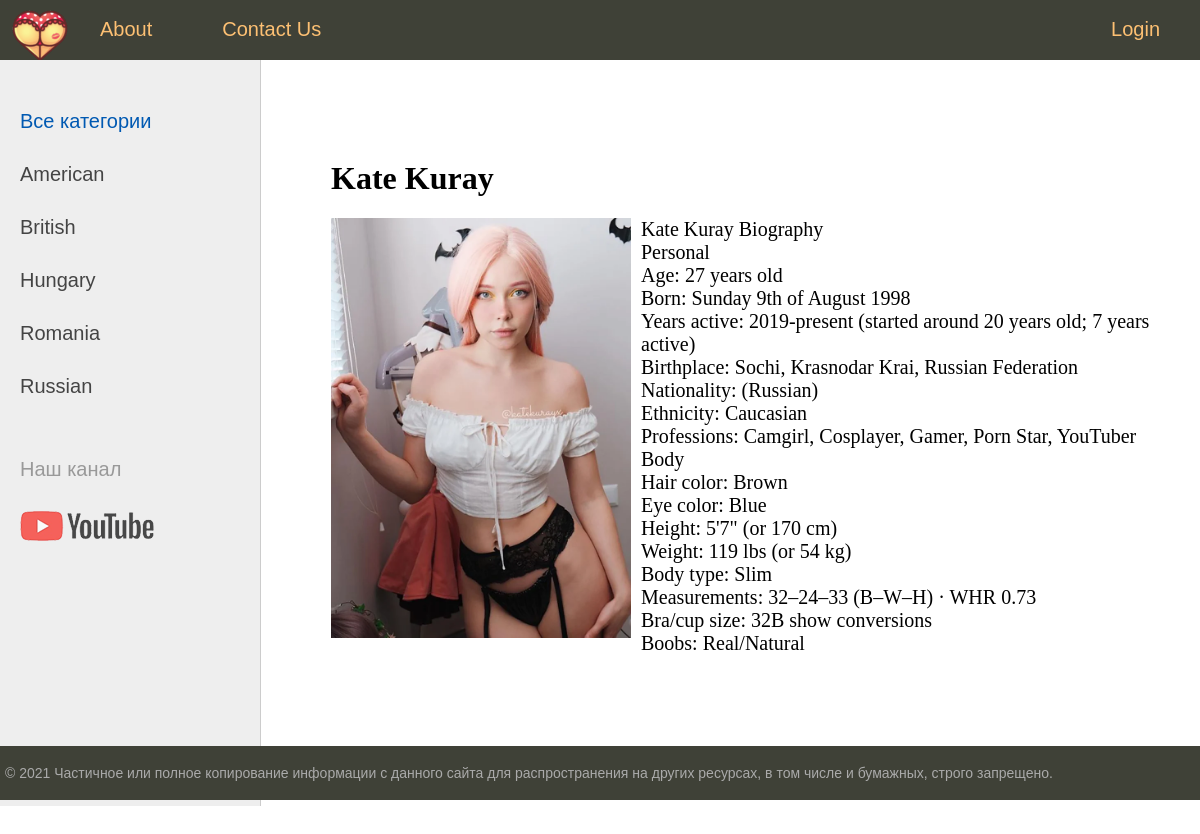
The page /post/kate-kuray/ on the database its author committed.
### women/models.py (models this page shows, shortened)
class Category(models.Model):
    name=models.CharField(max_length=100,db_index=True,verbose_name='Ady')
    slug=models.SlugField(max_length=255,unique=True,db_index=True,verbose_name='URL')
    def get_absolute_url(self):
        return reverse('category',kwargs={'cat_slug':self.slug})
    class Meta:
        verbose_name='Kategoriya'
        verbose_name_plural='Kategoriyalar'
        ordering=['id']

class Women(models.Model):
    title=models.CharField(max_length=255,verbose_name='Ady')
    slug=models.SlugField(max_length=255,unique=True,db_index=True,verbose_name='URL')
    content=models.TextField(blank=True,verbose_name='Tekst')
    photo=models.ImageField(upload_to="photos/%Y/%m/%d",verbose_name='Surat')
    time_create=models.DateTimeField(auto_now_add=True,verbose_name='Doran wagty')
    time_update=models.DateTimeField(auto_now=True,verbose_name='Uytgan wagty')
    is_published=models.BooleanField(default=True,verbose_name='Publikasiya')
    cat=models.ForeignKey('Category',on_delete=models.PROTECT,verbose_name='Kategoriya')
    def __str__(self):
        return self.title
    class Meta:
        verbose_name='Pornstar'
        verbose_name_plural='PornStars'
        ordering=['-time_create','title']

### women/views.py (the view)
# urls.py: path('post/<slug:post_slug>/',ShowPost.as_view(),name='post'),
class ShowPost(DataMixin,DetailView):
    model=Women
    template_name='women/post.html'
    slug_url_kwarg='post_slug'
    context_object_name='post'
    def get_context_data(self,*,object_list=None,**kwargs):
        context=super().get_context_data(**kwargs)
        c_def=self.get_user_context(title=context['post'])
        return dict(list(context.items())+list(c_def.items()))

### women/templatetags/women_tags.py (called while the page is built)
@register.inclusion_tag('women/list_categories.html')
def show_categories(sort=None, cat_selected=0):
    if sort:
        cats=Category.objects.order_by(sort)
    else:
        cats=Category.objects.all()
    return {'cats':cats,'cat_selected':cat_selected}

### women/utils.py (called while the page is built)
    def get_user_context(self,**kwargs):
        context=kwargs
        cats=Category.objects.annotate(Count('women'))
        user_menu=menu.copy()
        if not self.request.user.is_authenticated:
            user_menu.pop(1)
        context['menu']=user_menu
        context['cats']=cats
        if 'cat_selected'not in context:
            context['cat_selected']=0
        return context

### women/templates/women/post.html
{%extends 'women/base.html'%}
{%block content%}
<h1>{{post.title}}</h1>
{%if post.photo%}
<p><img class="img-article-left" src="{{post.photo.url}}" alt="{{post.title}}"></p>
{%endif%}
{{post.content|linebreaks}}
{%endblock%}

### women/templates/women/base.html (shortened to what this page needs)
{% load static %}
{% load women_tags%}
<!DOCTYPE html>
<html>
<head>
	<link type="text/css" href="{% static 'women/css/styles.css' %}" rel="stylesheet" />
</head>
<body>
<table class="table-page" border=0 cellpadding="0" cellspacing="0">
<tr><td valign=top>
{% block mainmenu %}
		<div class="header">
			<ul id="mainmenu" class="mainmenu">
			<li class="logo"><a href="{% url 'home' %}"><div class="logo"></div></a></li>
{% for m in menu %}
	{% if not forloop.last %}
			<li><a href="{% url m.url_name %}">{{m.title}}</a></li>
	{% else %}
			<li class="last"><a href="{% url m.url_name %}">{{m.title}}</a></li>
	{% endif %}
{% endfor %}
			</ul>
		</div>
{% endblock mainmenu %}
<table class="table-content" border=0 cellpadding="0" cellspacing="0">
<tr>
	<td valign="top" class="left-chapters">
	<ul id="leftchapters">
{% if cat_selected == 0 %}
		<li class="selected">Все категории</li>
{% else %}
		<li><a href="{% url 'home' %}">Все категории</a></li>
{% endif %}
{% for c in cats %}
{% if c.women__count > 0 %}
	{% if c.pk == cat_selected %}
		<li class="selected">{{c.name}}</li>
	{% else %}
		<li><a href="{{ c.get_absolute_url }}">{{c.name}}</a></li>
	{% endif %}
{% endif %}
{% endfor %}
		<li class="share">
		<p>Наш канал</p>
		<a class="share-yt" href="https://www.youtube.com/channel/UClJzWfGWuGJL2t-3dYKcHTA/playlists" target="_blank" rel="nofollow"></a>
		</li>
	</ul>
</td>
<td valign="top" class="content">
	<div class="content-text">
{% block content %}
{% endblock %}
	</div>
</td></tr></table>
</td></tr>
<tr><td valign=top>
	<div id="footer">
		<p>&copy; 2021 Частичное или полное копирование информации с данного сайта для распространения на других ресурсах, в том числе и бумажных, строго запрещено.</p>
	</div>
</td></tr></table>
</body>
</html>

### women/static/women/css/styles.css (style rules this page uses)
html, body { font-family: 'Arial'; margin: 0; padding: 0; height: 100%; width: 100%; color: #444; }
a { color: #0059b2; text-decoration: none; }
img { max-width: 600px; height: auto; }
img.img-article-left { max-width: 300px; height: auto; float: left; padding: 0 10px 10px 0; }
.table-page { width: 100%; height: 100%; vertical-align: top; }
.table-page tr { height: 100%; }
.header { background: #3F4137; height: 60px; }
.logo { background: url('../images/logo.png') no-repeat 10px 5px; width: 70px; height: 60px; }
ul.mainmenu { list-style: none; margin: 0; padding: 0; height: 60px; color: #fdc073; font-size: 20px; overflow: hidden; }
ul.mainmenu li { float: left; margin: 18px 40px 0 30px; }
ul.mainmenu li.logo { margin: 0; }
ul.mainmenu li.last { float: right; }
ul.mainmenu li a { color: #fdc073; text-decoration: none; }
.table-content { width: 100%; min-height: 100%; height: 100%; }
.left-chapters { margin: 0; background: #eee; border-right: 1px solid #ccc; min-height: 100%; }
.left-chapters ul { width: 230px; min-height: 100%; margin: 0; padding: 20px 10px 10px 20px; list-style: none; font-size: 20px; }
.left-chapters ul li { margin: 30px 0 0 0; color: #999; }
.left-chapters ul li.selected { color: #0059b2; }
.left-chapters ul li a { color: #444; text-decoration: none; }
.left-chapters ul li.share { margin: 60px 0 0 0; }
.left-chapters ul li.share p { margin: 30px 0 30px 0; }
.left-chapters ul li.share a { display: inline-block; width: 40px; height: 40px; margin: 0 20px 0 0; }
.left-chapters ul li.share a.share-yt { width: 100%; height: 30px; background: url('../images/share_yt.png') no-repeat 0 0 }
.content { padding: 40px 20px 20px 40px; width: 100%; box-sizing: border-box; }
.content-text { margin: 60px 0 0 30px; color: #000; font-size: 20px; font-family: Yandex Sans Display Light; }
.content-text h1 { font-size: 32px; }
#footer { box-sizing: border-box; background: #3F4137; padding: 5px; color: #aaa; font-size: 14px; font-family: Verdana, Geneva, Arial, Helvetica; text-align: left; overflow: hidden; }

### rows shown on the page
Category: name "American"
Category: name "British"
Category: name "Hungary"
Category: name "Romania"
Category: name "Russian"
Women: title "Kate Kuray", photo (picture), content "Kate Kuray Biography Personal Age: 27 years old Born: Sunday 9th of August 1998 Years active: 2019-present (started around 20 years old; 7 years active) Birthplace: Sochi, Krasnodar Krai, Russian Federation Nationality: (Russian) Ethnicity: Caucasian Professions: Camgirl, Cosplayer, Gamer, Porn Star, YouTuber Body Hair color: Brown Eye color: Blue Height: 5'7\" (or 170 cm) Weight: 119 lbs (or 54 kg) Body type: Slim Measurements: 32–24–33 (B–W–H) · WHR 0.73 Bra/cup size: 32B show conversions Boobs: Real/Natural"

### other values the page prints
{{ m.title }} "About" "Contact Us"
{{ m.title }} "Login"
